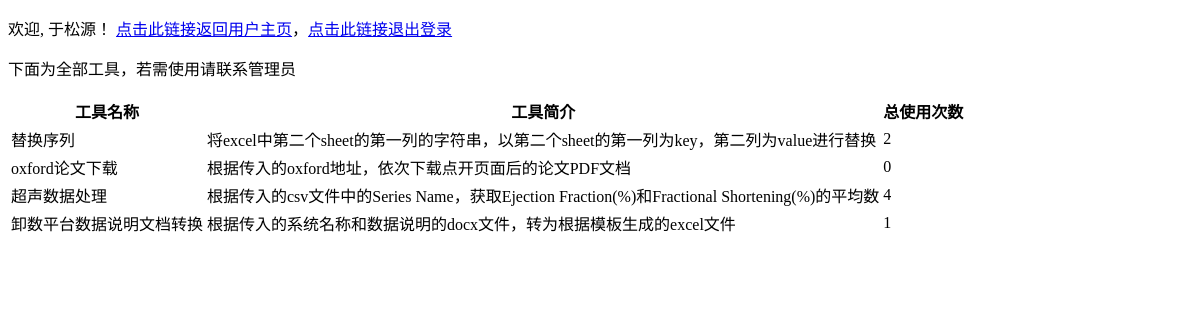
/all_tools (signed in), run on an earlier commit of the app's database.
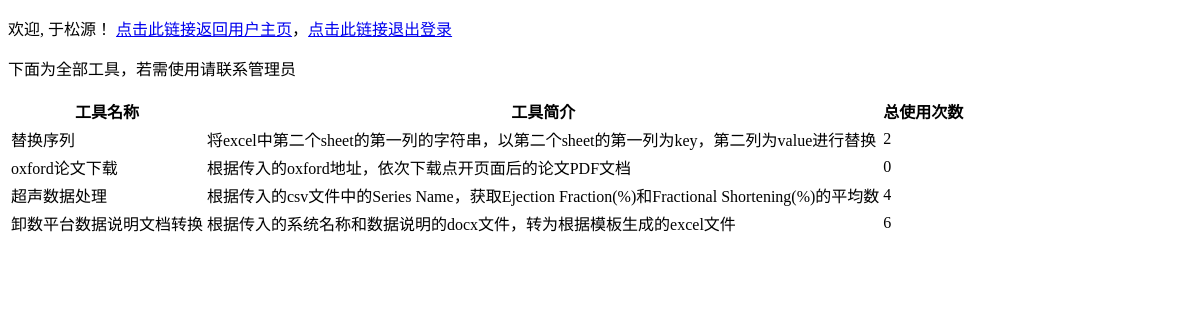
And on a later commit of the database.
### tables this page shows
CREATE TABLE "sys_tool"
(
	id integer not null
		constraint sys_tools_pk
			primary key autoincrement,
	name varchar not null,
	desc varchar,
	tool_file_name varchar not null,
	use_total_times int default 0 not null
);

### src/sys/service/tool_service.py (the view)
@login_required
def all_tools():
    return render_template("all_tools.html", user=current_user, tools=tool_dao.get_all_tools())

### src/sys/dao/tool_dao.py (called while the page is built)
def get_all_tools() -> list:
    return list(map(lambda result: Tool(**result), fetch_all(
        "select id, name, desc, tool_file_name, use_total_times from sys_tool ",
        []
    )))

### src/sys/dao/user_dao.py (called while the page is built)
def get_by_id(id: int):
    user: dict = fetch_one("select id, name, username, status from sys_user where id=? ", [id])
    if user:
        return User(**user)
    else:
        return None

### src/sys/service/user_service.py (called while the page is built)
def load_user(user_id):
    user = user_dao.get_by_id(user_id)
    return user if user else None

### src/util/sqlite_util.py (called while the page is built)
def __dict_factory(cursor, row):
    d = {}
    for idx, col in enumerate(cursor.description):
        d[col[0]] = row[idx]
    return d

def __get_conn():
    conn = sqlite3.connect(db_file_path)
    conn.row_factory = __dict_factory
    return conn

def fetch_one(sql: str, param: list) -> dict:
    return __get_conn().execute(sql, param).fetchone()

def fetch_all(sql: str, param: list) -> list:
    return __get_conn().execute(sql, param).fetchall()

### templates/all_tools.html (shortened to what this page needs)
<!DOCTYPE html>
<html lang="en">
<head>
</head>
<body>
<div>
    <p>欢迎, {{ user.name }}！ <a href="/user_home">点击此链接返回用户主页</a>，<a href="/logout">点击此链接退出登录</a></p>
</div>
<div>
    <p>下面为全部工具，若需使用请联系管理员</p>
    <table>
        <thead>
        <tr>
            <th>工具名称</th>
            <th>工具简介</th>
            <th>总使用次数</th>
        </tr>
        </thead>
        <tbody>
        {% for tool in tools %}
            <tr>
                <td>{{ tool.name }}</td>
                <td>{{ tool.desc }}</td>
                <td>{{ tool.use_total_times }}</td>
            </tr>
        {% endfor %}
        </tbody>
    </table>
</div>
</body>
</html>

What changed in the data, as far as the page shows it:
changed sys_tool "卸数平台数据说明文档转换": use_total_times "1" → "6"
